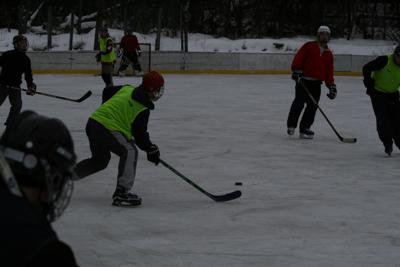
#> input picture test_jpgs/hockey.jpg, 400 x 267 px
$ python Change_itti_Saliency.py   (older library calls are emulated)
#> lines starting #> are read from the running program, lines starting #| are printed output that depends on the picture; after the words box and inside, x2 and y2 are one past the last pixel; in counts of white or black regions, pixels touching at a corner belong together
import cv2
import matplotlib.pyplot as plt
import numpy as np
from scipy.ndimage import maximum_filter

##-----------------------##
"""
If you want to use this code, you can just \n
from Itti_method import Itti_Saliency_map\n
then you can just use it as :\n
itti_saliency_map = Itti_Saliency_map("your_image_path", ifshow = False)\n
the parameter ifshow controls that if the 6 + 12 + 24 different maps are displayed.\n
Hope you enjoy it!\n

Caution: Sometimes CV2 may not be able to read your image, please change the image format or check if your image path is correct.
"""
##-----------------------##

def gaussian_pyrimid(image):
   """
   return /2 resolution gaussian pyrimid
   """
   return cv2.pyrDown(image)

def eight_pyrimid_built(image):
   """
   yielding horizontal and vertical image-reduction factors ranging from 1:1 (scale zero) to 1:256 (scale eight) in eight octaves.
   """
   image_list = []
   image2 = image.copy()
   for i in range(9):
      image_list.append(image2)
      image2 = gaussian_pyrimid(image2)
   return image_list

def resize_to_normal_shape(image):
    """
    Input is provided in the form of static color images, usually digitized at 640*480 resolution
    """
    resized_image = cv2.resize(image,(640,480),interpolation=cv2.INTER_LINEAR)
    return resized_image

def seperate_RGB_chanells(image):
   """
    Seperate RGB chanells to going through following algorithms
    """
   return image[:,:,0], image[:,:,1], image[:,:,2]


def subtraction(img1,img2,ifshow = False):
    """
    return img1 - img2 but resized to the higher resolution
    """
    if ifshow:
        plt.imshow(img1)
        plt.show()
        plt.imshow(img2)
        plt.show()
    shape = img1.shape if img1.shape[0] >= img2.shape[0] else img2.shape
    shape = (shape[1],shape[0])
    image_1 = cv2.resize(img1,shape,interpolation=cv2.INTER_LINEAR)
    image_2 = cv2.resize(img2,shape,interpolation=cv2.INTER_LINEAR)
    image_1 = np.float32(image_1)
    image_2 = np.float32(image_2)
    if ifshow:
        plt.imshow(image_2)
        plt.show()
        plt.imshow(np.abs(image_1-image_2))
        plt.show()
    return image_1 - image_2

#def processing_gabor_filters(ksize = 8,sigma = 4,lambda_ = 8,gamma = 1):
def processing_gabor_filters(ksize = 8,sigma = 4,lambda_ = 4,gamma = 1):
    """
    gengerate 4 gabor filters
    """
    kernel_0   = cv2.getGaborKernel((ksize,ksize),sigma,0,lambda_,gamma,0)
    kernel_45  = cv2.getGaborKernel((ksize,ksize),sigma,np.pi/4 ,lambda_,gamma,0)
    kernel_90  = cv2.getGaborKernel((ksize,ksize),sigma,np.pi/2 ,lambda_,gamma,0)
    kernel_135 = cv2.getGaborKernel((ksize,ksize),sigma,np.pi/4*3,lambda_,gamma,0)

    return kernel_0, kernel_45, kernel_90, kernel_135

def gabor_filter(img,k0,k45,k90,k135):
   """
   filter convlution
   """
   # tmp = [cv2.filter2D(img, cv2.CV_16SC1, k0),cv2.filter2D(img, cv2.CV_16SC1, k45),cv2.filter2D(img, cv2.CV_16SC1, k90),cv2.filter2D(img, cv2.CV_16SC1, k135)]
   return [cv2.filter2D(img, cv2.CV_16SC1, k0),cv2.filter2D(img, cv2.CV_16SC1, k45),cv2.filter2D(img, cv2.CV_16SC1, k90),cv2.filter2D(img, cv2.CV_16SC1, k135)]

def Is_scale(img_lst,c,s):
    tmp = subtraction(img_lst[c],img_lst[s])
    tmp /= np.max(np.abs(tmp))
    tmp *= 254
    # plt.imshow(tmp)
    # plt.show()
    return (np.uint8(np.where(tmp>0,tmp,0)),np.uint8(np.where(tmp<0,-tmp,0)))

def RG_scale(Rs,Gs,c,s):
    tmp = subtraction(Rs[c]-Gs[c],Gs[s]-Rs[s])
    tmp /= np.max(np.abs(tmp))
    tmp *= 254
    return (np.uint8(np.where(tmp>0,tmp,0)),np.uint8(np.where(tmp<0,-tmp,0)))

def BY_scale(Bs,Ys,c,s):
    tmp = subtraction(Bs[c]-Ys[c],Ys[s]-Bs[s])
    tmp /= np.max(np.abs(tmp))
    tmp *= 254
    return (np.uint8(np.where(tmp>0,tmp,0)),np.uint8(np.where(tmp<0,-tmp,0)))

def O_c_s_theta(Os,c,s,theta):
       tmp = np.abs(subtraction(Os[c][theta//45], Os[s][theta//45]))
       tmp /= np.max(np.abs(tmp))
       tmp *= 254
       # [5 lines of commented-out code are left out]
       return tmp

def normalize_img(img,M=1):
    """
    normalize img scale to 0~M, globally multiply it by (M-\\bar{m})^2
    """
    image = img / np.max(img) * M if np.max(img) else img/10
    w,h = image.shape
    maxima = maximum_filter(image, size=(w/5,h/5))
    maxima = (image == maxima)
    mnum = maxima.sum()
    maxima = np.multiply(maxima, image)
    mbar = float(maxima.sum()) / mnum if mnum else 0
    return image*((M - mbar)**2)

def addition(img1,img2,shape):
    """
    through calculate we have fourth shape
    """
    image1 = cv2.resize(img1,shape)
    image2 = cv2.resize(img2,shape)
    image1 = np.float32(image1)
    image2 = np.float32(image2)
    return subtraction(image1, -image2)

# [13 lines left out: functions read_image, find_maximum, not called in this run]

##--------------------------##
"""
the following function is the most important function
"""
##--------------------------##

def Itti_down_sampling(image, ifshow = False):


    resized_image = resize_to_normal_shape(image)

    b, g, r = seperate_RGB_chanells(resized_image)

    r_sigma = eight_pyrimid_built(r)
    g_sigma = eight_pyrimid_built(g)
    b_sigma = eight_pyrimid_built(b)
    I = [(r_sigma[i]+g_sigma[i]+b_sigma[i])/3 for i in range(9)]
    maximum = [np.max(I[i]) for i in range(9)]


    b = [np.where(b_sigma[i]>= 0.1 * maximum[i],b_sigma[i],0) for i in range(9)]
    g = [np.where(g_sigma[i]>= 0.1 * maximum[i],g_sigma[i],0) for i in range(9)]
    r = [np.where(r_sigma[i]>= 0.1 * maximum[i],r_sigma[i],0) for i in range(9)]

    Is = I
    Rs = [r[i]-(g[i]+b[i])/2 for i in range(9)]
    Gs = [g[i]-(r[i]+b[i])/2 for i in range(9)]
    Bs = [b[i]-(g[i]+r[i])/2 for i in range(9)]
    Ys = [(r[i]+g[i])/2 - np.abs(r[i] - g[i])/2 - b[i] for i in range(9)]


    kernel_0, kernel_45, kernel_90, kernel_135 = processing_gabor_filters()

    Os = [gabor_filter(Is[i],kernel_0,kernel_45,kernel_90,kernel_135) for i in range(9)]
    return Is, Rs, Gs, Bs, Ys, Os

def Itti_feature_maps(Is,Rs,Gs,Bs,Ys,Os):
    c_set = (2,3,4)
    delta_set = (3,4)
    theta_set = (0,45,90,135)

    I_dict = {}
    RG_dict = {}
    BY_dict = {}
    O_dict = {}
    for c in c_set:
        for delta in delta_set:
            I_dict[(c,c+delta)] = Is_scale(Is,c,c+delta)
            RG_dict[(c,c+delta)] = RG_scale(Rs,Gs,c,c+delta)
            BY_dict[(c,c+delta)] = BY_scale(Bs,Ys,c,c+delta)
            for theta in theta_set:
                O_dict[(c,c+delta,theta)] = O_c_s_theta(Os,c,c+delta,theta)
    return I_dict, RG_dict, BY_dict, O_dict


# [9 lines left out: function Itti_motion_conspicuous_maps, not called in this run]

def synthesis_conspicuous_map(I_dict, RG_dict, BY_dict, O_dict,addition_shape,ifshow=False):
    c_set = (2,3,4)
    delta_set = (3,4)
    theta_set = (0,45,90,135)
    I_bar = np.zeros((1,1))
    C_bar = np.zeros((1,1))
    O_bar_0 = np.zeros((1,1))
    O_bar_45 = np.zeros((1,1))
    O_bar_90 = np.zeros((1,1))
    O_bar_135 = np.zeros((1,1))
    for c in c_set:
        for delta in delta_set:
            I_bar = addition(I_bar,normalize_img(I_dict[(c,c+delta)][0]),addition_shape)  # White
            I_bar = addition(I_bar,normalize_img(I_dict[(c,c+delta)][1]),addition_shape)  # Black
            C_bar = addition(C_bar,normalize_img(RG_dict[(c,c+delta)][0]),addition_shape) # Red
            C_bar = addition(C_bar,normalize_img(RG_dict[(c,c+delta)][1]),addition_shape) # Green
            C_bar = addition(C_bar,normalize_img(BY_dict[(c,c+delta)][0]),addition_shape) # Blue
            C_bar = addition(C_bar,normalize_img(BY_dict[(c,c+delta)][1]),addition_shape) # Yellow
            if ifshow:
                # show all adding part:
                fig, ((ax1,ax2,ax3),(ax4,ax5,ax6)) = plt.subplots(2,3)
                ax1.imshow(I_dict[(c,c+delta)][0])
                ax1.set_title("White")
                ax4.imshow(I_dict[(c,c+delta)][1])
                ax4.set_title("Black")
                ax2.imshow(RG_dict[(c,c+delta)][0])
                ax2.set_title("Red")
                ax5.imshow(RG_dict[(c,c+delta)][1])
                ax5.set_title("Green")
                ax3.imshow(BY_dict[(c,c+delta)][0])
                ax3.set_title("Blue")
                ax6.imshow(BY_dict[(c,c+delta)][1])
                ax6.set_title("Yellow")
                plt.show()
                plt.imshow(I_bar)
                plt.show()
                plt.imshow(C_bar)
                plt.show()
            O_bar_0 = addition(O_bar_0,normalize_img(O_dict[(c,c+delta,0)]),addition_shape)
            O_bar_45 = addition(O_bar_45,normalize_img(O_dict[(c,c+delta,45)]),addition_shape)
            O_bar_90 = addition(O_bar_90,normalize_img(O_dict[(c,c+delta,90)]),addition_shape)
            O_bar_135 = addition(O_bar_135,normalize_img(O_dict[(c,c+delta,135)]),addition_shape)
    O_bar = np.zeros((1,1))
    for O_bar_theta in [O_bar_0, O_bar_45, O_bar_90, O_bar_135]:
        O_bar = addition(O_bar,normalize_img(O_bar_theta),addition_shape)
    return I_bar, C_bar, O_bar

# [44 lines left out: functions Itti_conspicuous_maps, motion_processing, not called in this run]

if __name__ == "__main__":
    image = cv2.imread("./test_jpgs/hockey.jpg")
#> image is the input picture: shape (267, 400, 3); mean B, G, R 66.3, 65.9, 64.3
    pIs,pRs,pGs,pBs,pYs,pOs = Itti_down_sampling(image)
#> in Itti_down_sampling, `b, g, r = seperate_RGB_chanells(resized_image)`:
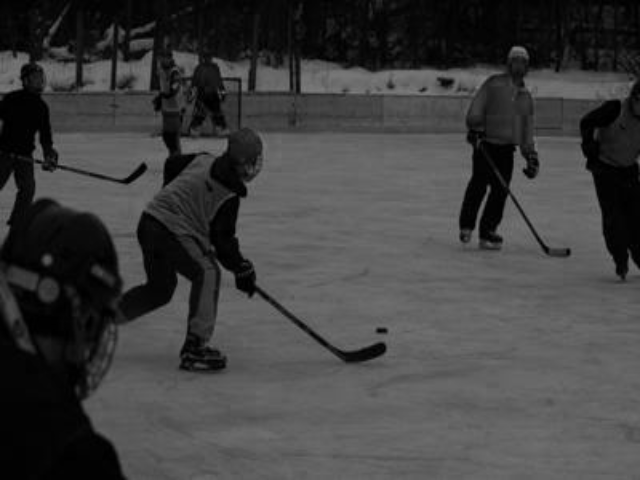
#> r: shape (480, 640); min 0, max 127, mean 64.2
#> the loop in eight_pyrimid_built, `for i in range(9):` made 9 passes
#> image2 on passes 8 to 9: [[44, 52, 56], [46, 67, 80]], [[55, 61]]
#> after the loop in eight_pyrimid_built, `for i in range(9):`: image_list = 9 items
#> the loop in eight_pyrimid_built (call 2), `for i in range(9):` made 9 passes
#> image2 on passes 8 to 9: [[46, 53, 55], [48, 69, 81]], [[57, 62]]
#> in Itti_down_sampling, `maximum = [np.max(I[i]) for i in range(9)]`: maximum = [85, 85, 85, 85, 85, 84, 82.33, 75.33, 81.33]
#> in Itti_down_sampling, `b = [np.where(b_sigma[i]>= 0.1 * maximum[i],b_sigma[i],0) for i in ran..`: b = 9 items
#> pIs = 9 items; pRs = 9 items; pGs = 9 items; pBs = 9 items; pYs = 9 items; pOs = 9 items
    I_dict, RG_dict, BY_dict, O_dict =Itti_feature_maps(pIs,pRs,pGs,pBs,pYs,pOs)
#> the loop in Itti_feature_maps, `for c in c_set:` made 3 passes
#> pass 1, in subtraction, `image_1 = cv2.resize(img1,shape,interpolation=cv2.INTER_LINEAR)`:
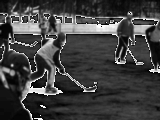
#> image_1: shape (120, 160) float64; min 0, max 85, mean 21.5; drawn with min black and max white
#> pass 1, in subtraction, `image_2 = cv2.resize(img2,shape,interpolation=cv2.INTER_LINEAR)`:
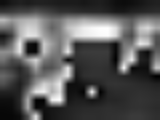
#> image_2: shape (120, 160) float64; min 1.4, max 83.25, mean 29.7; drawn with min black and max white
#> after the loop in Itti_feature_maps, `for c in c_set:`: BY_dict = 6 items; O_dict = 24 items; RG_dict = 6 items
#> I_dict = 6 items; RG_dict = 6 items; BY_dict = 6 items; O_dict = 24 items
    I_bar, C_bar, O_bar = synthesis_conspicuous_map(I_dict, RG_dict, BY_dict, O_dict,(pIs[4].shape[1],pIs[4].shape[0]))
#> the loop in synthesis_conspicuous_map, `for c in c_set:` made 3 passes
#> pass 1, in normalize_img, `maxima = (image == maxima)`:
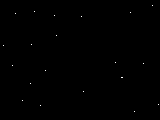
#> maxima: shape (120, 160) bool; 0.11% white in thin lines or dots, all inside (x1, y1, x2, y2) = (3, 5, 159, 112)
#> after the loop in synthesis_conspicuous_map, `for c in c_set:`:
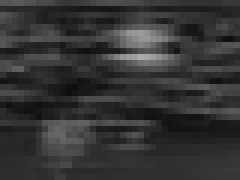
#> O_bar_90: shape (30, 40) float32 (shown 6 times larger); min 0.045, max 0.673, mean 0.207
#> in synthesis_conspicuous_map, `O_bar = np.zeros((1,1))`: O_bar = [0]
#> the loop in synthesis_conspicuous_map, `for O_bar_theta in [O_bar_0, O_bar_45, O_bar_90, O_bar_135]:` made 4 passes
#> (mnum in normalize_img, mbar in normalize_img) on passes 1 to 4: (22, 0.648), (16, 0.717), (20, 0.528), (18, 0.656)
#> pass 1, in normalize_img (call 61), `image = img / np.max(img) * M if np.max(img) else img/10`:
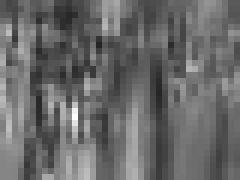
#> image: shape (30, 40) float32 (shown 6 times larger); min 0.148, max 1, mean 0.415
    plt.imshow(I_bar)
    plt.show()
    plt.imshow(C_bar)
    plt.show()
    plt.imshow(O_bar)
    plt.show()
    I_bar, C_bar, O_bar = map(normalize_img,[I_bar, C_bar, O_bar])
    image_saliency = (I_bar + C_bar + O_bar) / 3
    Saliency_map = normalize_img(image_saliency)
    Saliency_map = 255 * Saliency_map / np.max(Saliency_map)
    Saliency_map = np.uint8(Saliency_map)
    Saliency_map = cv2.resize(Saliency_map,(image.shape[1],image.shape[0]))
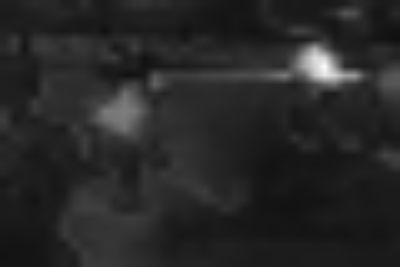
#> Saliency_map: shape (267, 400); min 16, max 252, mean 39.1
    plt.imshow(Saliency_map)
    plt.show()

$ run again, with test_jpgs/0002-01.jpg copied over test_jpgs/hockey.jpg
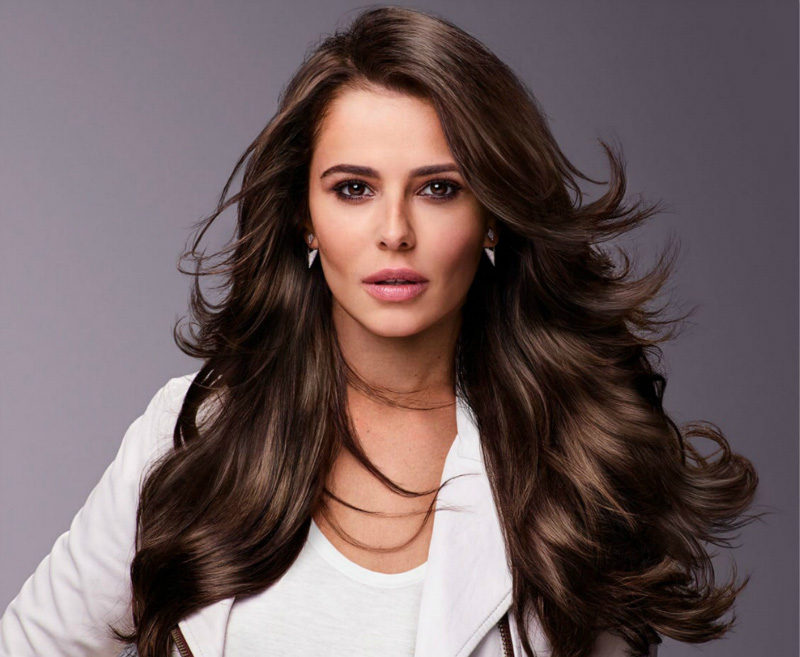
#> input picture test_jpgs/0002-01.jpg, 800 x 657 px
#> image is the input picture: shape (657, 800, 3); mean B, G, R 94, 93.4, 110.5
#> the loop in eight_pyrimid_built, `for i in range(9):` made 9 passes
#> image2 on passes 8 to 9: [[133, 113, 91], [136, 116, 93]], [[119, 109]]
#> after the loop in eight_pyrimid_built, `for i in range(9):`: image_list = 9 items
#> the loop in eight_pyrimid_built (call 2), `for i in range(9):` made 9 passes
#> image2 on passes 8 to 9: [[120, 93, 71], [122, 94, 71]], [[101, 89]]
#> maximum = [85, 85, 85, 85, 85, 85, 84.67, 80.33, 77.67]
#> in Itti_down_sampling, `b = [np.where(b_sigma[i]>= 0.1 * maximum[i],b_sigma[i],0) for i in ran..`: b = 9 items
#> the loop in Itti_feature_maps, `for c in c_set:` made 3 passes
#> after the loop in Itti_feature_maps, `for c in c_set:`: BY_dict = 6 items; O_dict = 24 items; RG_dict = 6 items
#> `I_dict, RG_dict, BY_dict, O_dict =Itti_feature_maps(pIs,pRs,pGs,pBs,pY..`: O_dict = 24 items
#> the loop in synthesis_conspicuous_map, `for c in c_set:` made 3 passes
#> in synthesis_conspicuous_map, `O_bar = np.zeros((1,1))`: O_bar = [0]
#> the loop in synthesis_conspicuous_map, `for O_bar_theta in [O_bar_0, O_bar_45, O_bar_90, O_bar_135]:` made 4 passes
#> (mnum in normalize_img, mbar in normalize_img) on passes 1 to 4: (19, 0.565), (18, 0.642), (22, 0.65), (18, 0.615)
#> pass 1, in normalize_img (call 61), `maxima = (image == maxima)`:
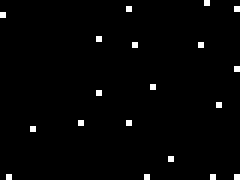
#> maxima: shape (30, 40) bool (shown 6 times larger); 1.6% white in thin lines or dots
#> `Saliency_map = cv2.resize(Saliency_map,(image.shape[1],image.shape[0]))`:
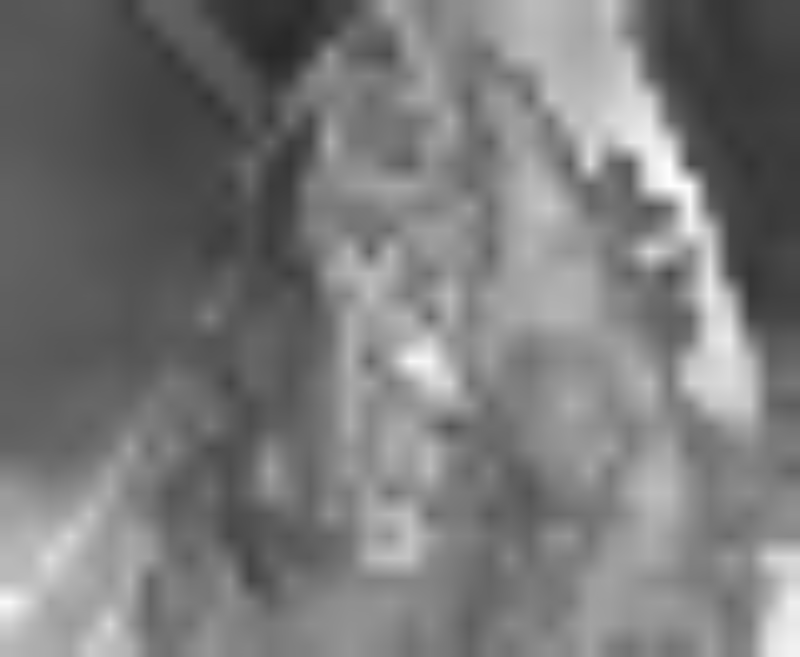
#> Saliency_map: shape (657, 800); min 39, max 255, mean 121.5
